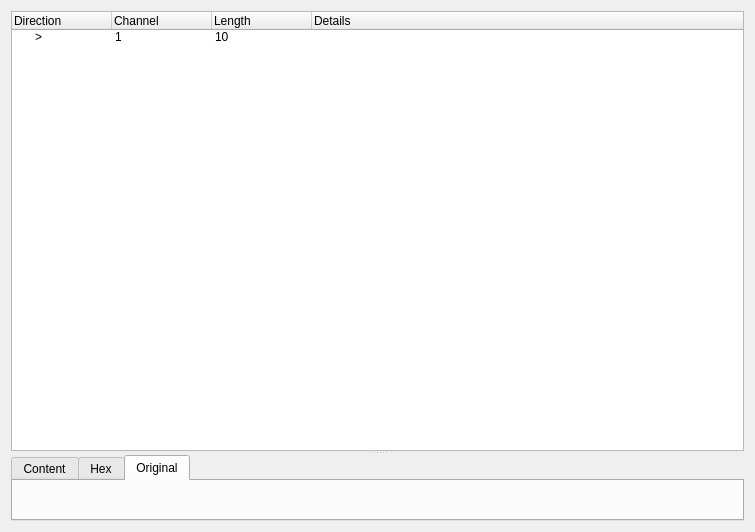
<?xml version="1.0" encoding="UTF-8"?>
<ui version="4.0">
 <class>Form</class>
 <widget class="QWidget" name="Form">
  <property name="geometry">
   <rect>
    <x>0</x>
    <y>0</y>
    <width>755</width>
    <height>532</height>
   </rect>
  </property>
  <property name="windowTitle">
   <string>Form</string>
  </property>
  <layout class="QHBoxLayout" name="horizontalLayout">
   <item>
    <widget class="QSplitter" name="splitter">
     <property name="orientation">
      <enum>Qt::Vertical</enum>
     </property>
     <widget class="QTreeWidget" name="treeWidget">
      <column>
       <property name="text">
        <string>Direction</string>
       </property>
      </column>
      <column>
       <property name="text">
        <string>Channel</string>
       </property>
      </column>
      <column>
       <property name="text">
        <string>Length</string>
       </property>
      </column>
      <column>
       <property name="text">
        <string>Details</string>
       </property>
      </column>
      <item>
       <property name="text">
        <string>&gt;</string>
       </property>
       <property name="text">
        <string>1</string>
       </property>
       <property name="text">
        <string>10</string>
       </property>
       <property name="text">
        <string/>
       </property>
      </item>
     </widget>
     <widget class="QTabWidget" name="tabWidget">
      <property name="currentIndex">
       <number>2</number>
      </property>
      <widget class="QWidget" name="tab">
       <attribute name="title">
        <string>Content</string>
       </attribute>
      </widget>
      <widget class="QWidget" name="tab_2">
       <attribute name="title">
        <string>Hex</string>
       </attribute>
      </widget>
      <widget class="QWidget" name="tab_3">
       <attribute name="title">
        <string>Original</string>
       </attribute>
      </widget>
     </widget>
    </widget>
   </item>
  </layout>
 </widget>
 <resources/>
 <connections/>
</ui>
